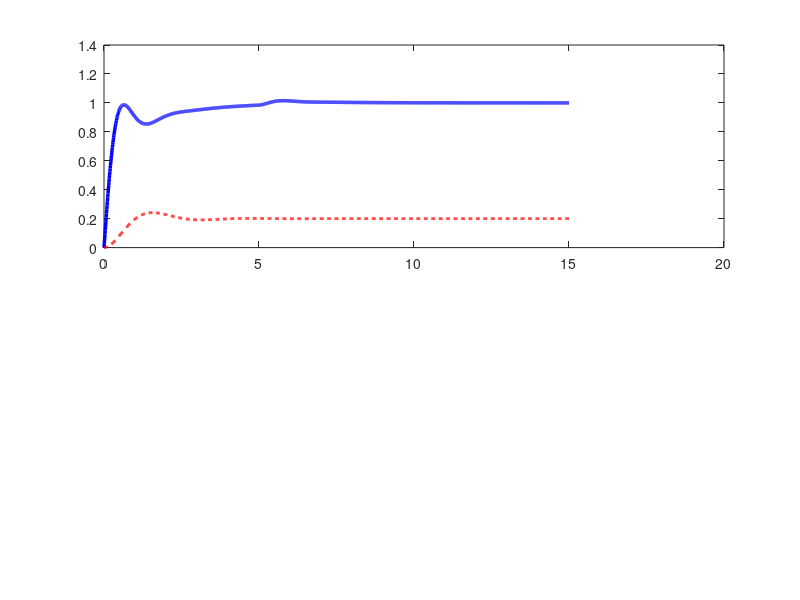

MATLAB code to generate this figure: (Note: this script raises an error after producing the figure.)
%% ================================================
%  SCRIPT 3: Disturbance Simulation
%  Wind gust applied at plant input at t = 5s
%  Control Craft Hackathon 2026 — PS1
%% ================================================

clc; clear; close all;

%% Setup
G  = tf([1], [1, 2, 5]);
C  = pid(15, 10, 3);

%% Time vector: 0 to 15 seconds
t  = 0:0.01:15;
n  = length(t);

%% Reference: step to altitude = 1 at t = 0
r  = ones(1, n);

%% Disturbance: wind gust (step of 0.5) at t = 5s
d  = zeros(1, n);
d(t >= 5) = 0.5;   % gust magnitude = 0.5

%% Closed-loop transfer functions (correct way)
T_ref  = feedback(C * G, 1);  % reference → output
T_dist = feedback(G, C);      % disturbance → output (correct!)

%% Simulate responses
y_ref   = lsim(T_ref,  r, t);   % response to reference
y_dist  = lsim(T_dist, d, t);   % response to disturbance
y_total = y_ref + y_dist;        % total = superposition

%% Without controller (for comparison)
y_no_ctrl = lsim(G, r, t);

%% ---- PLOT 1: Main comparison ----
figure('Name', 'Disturbance Response', 'NumberTitle', 'off');

subplot(2,1,1);
plot(t, y_total,    'b-',  'LineWidth', 2.5); hold on;
plot(t, y_no_ctrl, 'r--', 'LineWidth', 2);
yline(1,  'k--', 'Reference (Target Altitude)', 'LineWidth', 1);
xline(5,  'g--', 'Wind Gust @ t=5s', 'LineWidth', 1.5);
legend('With PID Controller', 'Without Controller');
title('Drone Altitude — With vs Without Controller + Wind Disturbance', 'FontSize', 13);
xlabel('Time (s)'); ylabel('Altitude (m)');
grid on; ylim([0 1.6]);

subplot(2,1,2);
plot(t, y_dist, 'm-', 'LineWidth', 2);
xline(5, 'g--', 'Wind Gust @ t=5s');
yline(0, 'k--');
title('Altitude Deviation Due to Wind Disturbance', 'FontSize', 13);
xlabel('Time (s)'); ylabel('Deviation (m)');
grid on;

%% ---- Calculate disturbance recovery time ----
y_after_dist  = y_total(t >= 5);
t_after_dist  = t(t >= 5) - 5;
recovered_idx = find(abs(y_after_dist - 1) < 0.02, 1);

fprintf('\n--- Disturbance Analysis ---\n');
fprintf('Wind gust applied at : t = 5s\n');
fprintf('Max altitude drop    : %.4f m\n', min(y_dist));

if ~isempty(recovered_idx)
    fprintf('Recovery time        : %.2f s after gust\n', t_after_dist(recovered_idx));
    fprintf('Result               : SYSTEM RECOVERS SUCCESSFULLY ✓\n');
else
    fprintf('WARNING: System did not recover within simulation time!\n');
end

disp('\nScript 3 COMPLETE. Screenshot both subplots.');
